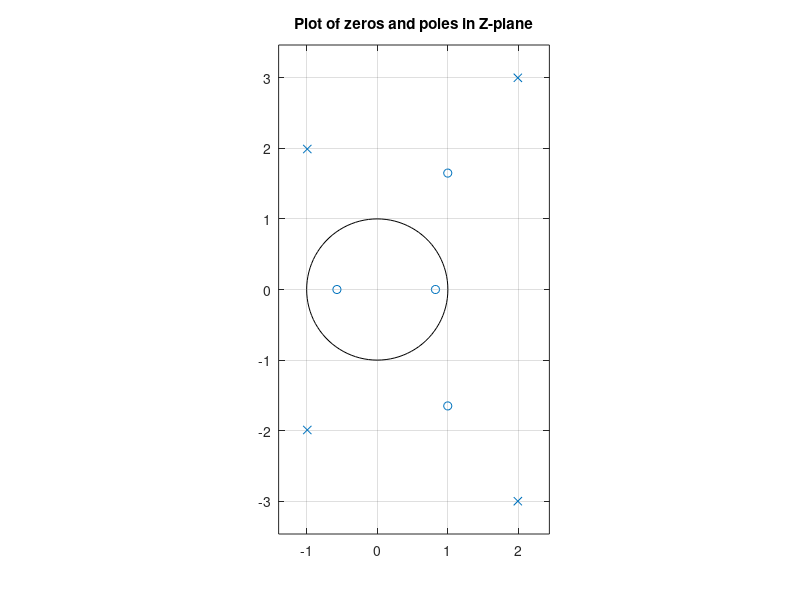

This figure's MATLAB source:
clc;     
clear all;
close all;
p = [4 -9 15 0 -7];
q = [1 -2 10 6 64];

zplane(p, q);
grid on;
title('Plot of zeros and poles in Z-plane')

zeros = roots(p);
poles = roots(q);

zeros
poles